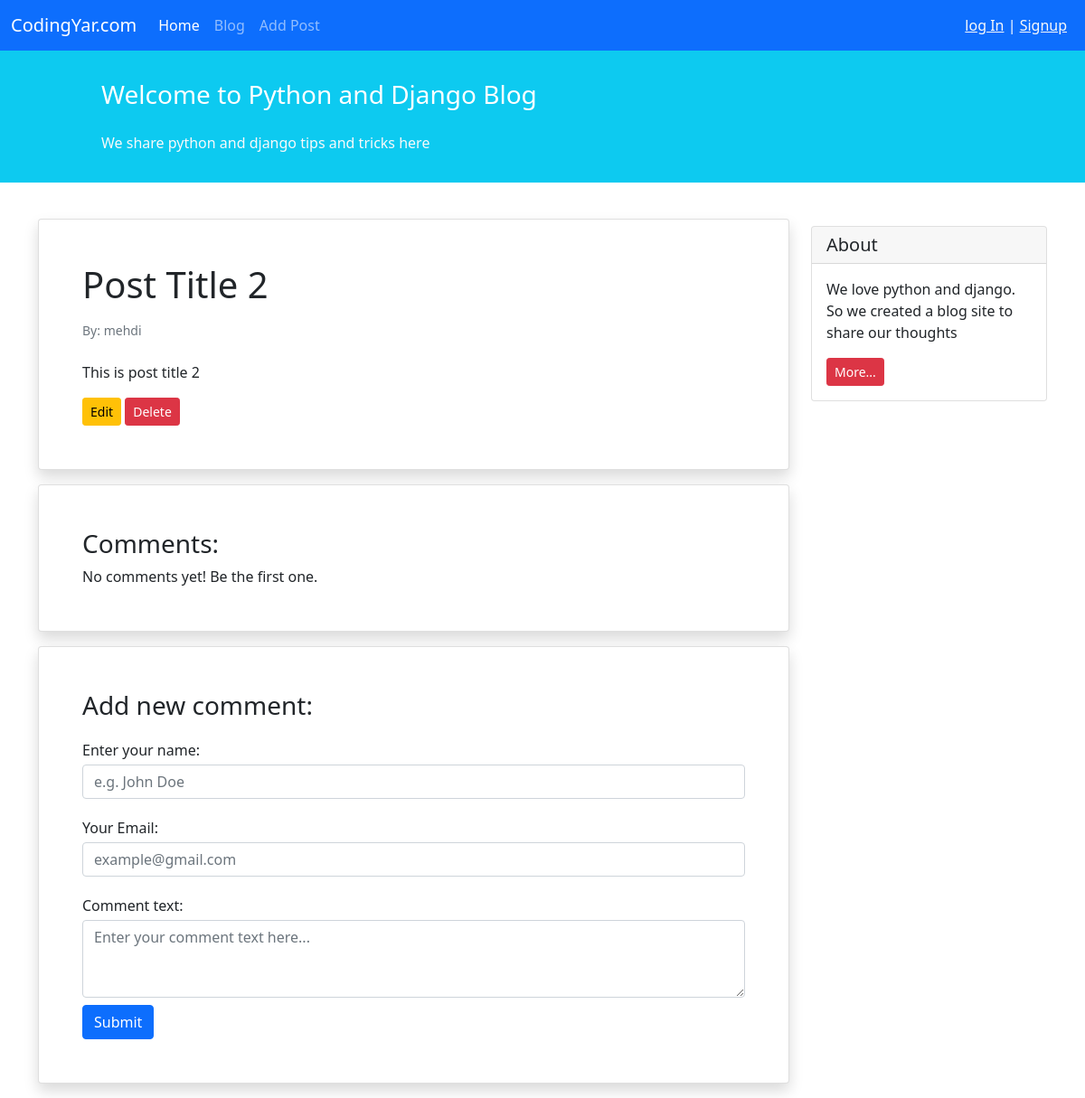
The app's page /blog/2/ with its own data.
### blog/models.py (models this page shows, shortened)
class Post(models.Model):
    STATUS_CHOICES=(('PUB','Published'),('D','Draft'))
    title=models.CharField(max_length=100)
    text=models.TextField()
    author=models.ForeignKey('auth.User',on_delete=models.CASCADE)
    date_created=models.DateTimeField(auto_now_add=True)
    date_modified=models.DateTimeField(auto_now=True)
    status=models.CharField(choices=STATUS_CHOICES,max_length=3)

### blog/views.py (the view)
# urls.py: path('<int:pk>/', views.PostDetailView.as_view(), name='post_detail_view'),
class PostDetailView(generic.DetailView): #this is made based on class view
    model = Post
    template_name = 'blog/post_detail.html'
    context_object_name='post_detail'

### blog/templates/blog/post_detail.html (shortened to what this page needs)
{% extends '_base.html' %}
{% block content %}
    <div class="container mt-4">
        <div class="row">
            <div class="col-9">
                <div class="card shadow my-3 p-5">
                    <h1>{{post_detail.title}}</h1>
                    <p class="small text-muted mt-2">By: {{post_detail.author}}</p>
                    <p class="mt-2">{{ post_detail.text }}</p>
                    <div>
                        <a href ='{% url 'post_update' post_detail.id %}'class="btn btn-sm btn-warning">Edit</a>
                        <a href ='{% url 'post_delete' post_detail.id %}'class="btn btn-sm btn-danger">Delete</a>
                    </div>
                </div>
                <div class="card shadow my-3 p-5">
                    <h3>Comments:</h3>
                    No comments yet! Be the first one.
                </div>
                <div class="card shadow my-3 p-5">
                    <h3>Add new comment:</h3>
                    <form method="POST">
                        <div class="form-group py-2">
                            <label class="py-1" for="author_name">Enter your name:</label>
                            <input type="text" class="form-control" placeholder="e.g. John Doe" name="author_name">
                        </div>
                        <div class="form-group py-2">
                            <label class="py-1" for="email">Your Email:</label>
                            <input type="email" class="form-control" placeholder="example@gmail.com" name="email">
                        </div>
                        <div class="form-group py-2">
                            <label class="py-1" for="comment_text">Comment text:</label>
                            <textarea class="form-control" name="text" rows="3"
                                      placeholder="Enter your comment text here..."></textarea>
                        </div>
                        <button type="submit" class="btn btn-primary">Submit</button>
                    </form>
                </div>
            </div>
            <div class="col-3">
                <div class="card my-4">
                    <h5 class="card-header">About</h5>
                    <div class="card-body">
                        <p class="card-text">We love python and django. So we created a blog site to share our
                            thoughts</p>
                        <a href="#"
                           class="btn btn-sm btn-danger">
                            More...
                        </a>
                    </div>
                </div>
            </div>
        </div>
    </div>
{% endblock content %}

### records on screen
Post: title "Post Title 2", author "mehdi", text "This is post title 2"
